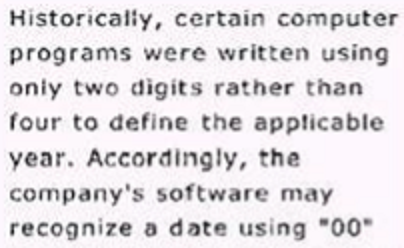
#> input picture input.png, 404 x 248 px, found by its file name
$ python __main__.py
#> lines starting #> are read from the running program, lines starting #| are printed output that depends on the picture; after the words box and inside, x2 and y2 are one past the last pixel; in counts of white or black regions, pixels touching at a corner belong together
### src/classes/processor.py
import cv2
import matplotlib.pyplot as plt
import matplotlib.gridspec as gridspec
import numpy as np
from math import ceil, floor


class ImageProcessor():

    def __init__(self, image, threshold):
#> called with threshold = 175
        if image is None:
            raise Exception("Image not Found")

        ret, image_binary = cv2.threshold(image, threshold, 255, cv2.THRESH_BINARY)
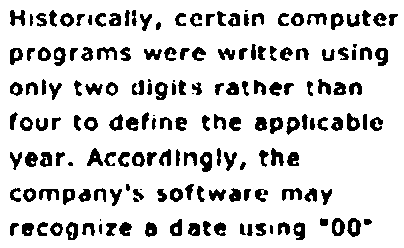
#> image_binary: shape (248, 404); 84.4% white; 173 black regions (9 under 20 px), largest, box (x1, y1, x2, y2) and area: (200, 152, 212, 172) 169, (347, 218, 361, 237) 161, (375, 48, 388, 66) 156
#> ret = 175
        width, height = np.shape(image)
#> width = 248; height = 404

        # Private Variables
        self._image = image
        self._width = width
#> self._width = 248
        self._height = height
#> self._height = 404
        self._binary_image = image_binary
        self._modified_image = image_binary
        self._groups = []

    def erode_image(self, kernel):
        self._morf_image(True, kernel)

    def dilate_image(self, kernel):
        self._morf_image(False, kernel)

    # [60 lines left out: functions plot_image, segmentate, not called in this run]

    def _morf_image(self, erode, kernel):
#> called with erode = False
        kernel_w,kernel_h = np.shape(kernel)
        kernel_count = np.count_nonzero(kernel)

        # Validating Kernel
        if kernel_w % 2 == 0:
            raise Exception("Invalid Kernel Size: width can't be multiple of 2")
        if kernel_h % 2 == 0:
            raise Exception("Invalid Kernel Size: height can't be multiple of 2")
        if kernel_w != kernel_h:
            raise Exception("Invalid Kernel Size: not a square matrix")

        imgbuff = np.zeros((self._width, self._height), dtype=np.uint8)

        for x in range(0, self._width):
            for y in range(0, self._height):
                neigbhood = self._get_neigbhood(x, y, kernel)
                hit_count = len(neigbhood)

                if erode:
                    # Is Fit
                    if hit_count == kernel_count:
                        imgbuff[x,y] = 0
                    else:
                        imgbuff[x,y] = 255
                else:
                    # Is Fit or Hit
                    if hit_count > 0:
                        imgbuff[x,y] = 0
                    else:
                        imgbuff[x,y] = 255
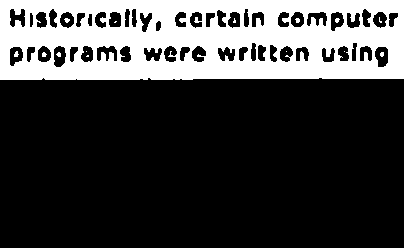
#> imgbuff: shape (248, 404); 25.8% white; 15 white regions (12 under 20 px), largest, box (x1, y1, x2, y2) and area: (0, 0, 404, 80) 25651, (14, 51, 19, 57) 21, (64, 18, 70, 23) 20

        self._modified_image = imgbuff.copy()

    def _get_neigbhood(self, x, y, kernel, include_itself=True):
        kernel_w, kernel_h = np.shape(kernel)

        # Translating x,y
        new_x = x - floor(kernel_w / 2)
        new_y = y - floor(kernel_h / 2)

        neigbhoods = []
        for i in range(0, kernel_w):
            for j in range(0, kernel_h):
                rel_x = new_x + i
                rel_y = new_y + j
                if inRange(rel_x, 0, self._width) and inRange(rel_y, 0, self._height):
                    if kernel[i][j] != 0 and self._modified_image[rel_x, rel_y] == 0:
                        if include_itself or (x != rel_x or y != rel_y):
                            neigbhoods.append((rel_x, rel_y))

        return neigbhoods

    # [8 lines left out: function _calculate_histogram, not called in this run]


#> (the run stopped early here; a loop or call above may not have finished)
